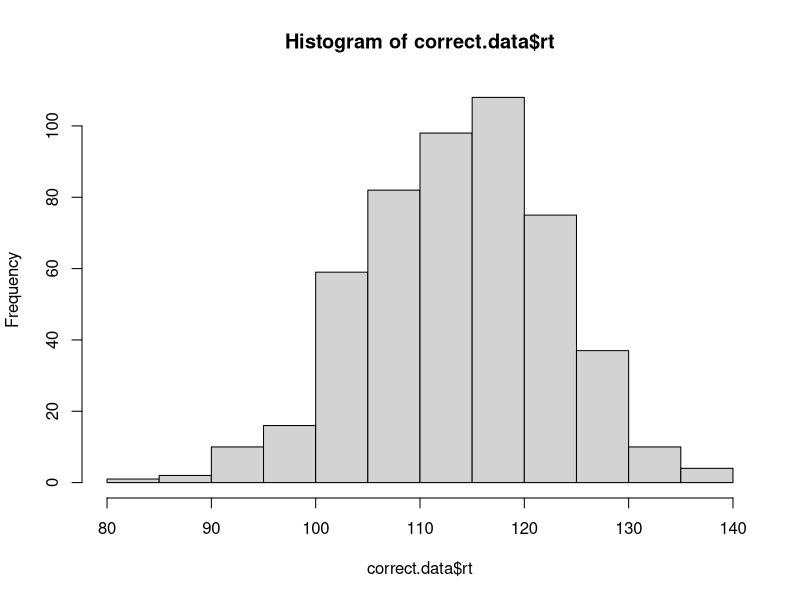
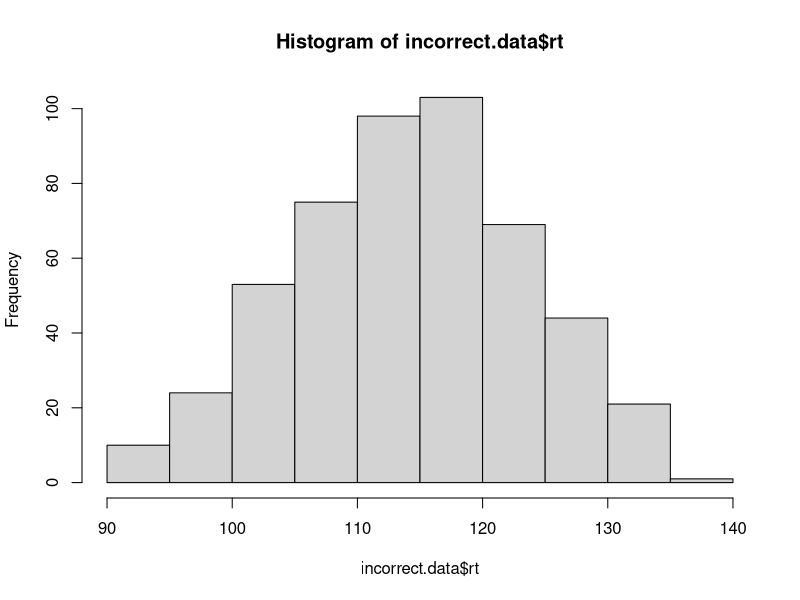

These charts were generated, in order, by the following R code:
# implement the model by filling in the function below
# the model should return a data frame with two columns: correct and rt
# the correct column should be TRUE or FALSE, and rt should contain the
# number of steps it took to reach the criterion.

# note that the function takes four arguments:
# samples is the number of samples to draw from the model
# rate.1 is the evidence accumulation rate for the correct response (default value is 40)
# rate.2 is the evidence accumulation rate for the incorrect response (default value is 40)
# criterion is the threshold for a response (default value is 3)

# one oddity: note that higher values for rate.1 and rate.2 will actually produce slower RTs.
# this is because the rate parameter is controlling the rate of decay of the exponential distribution,
# so faster rates mean that less evidence is likely to accumulate on each step. we could make
# these parameters more intuitive by taking 1/rate.1 and 1/rate.2 as the values to rexp().

#instead of a single value moving to two boundaries, we have two values racing to a single
#boundary. rising at different rates. if both hit, the one with >

accumulator.model <- function(samples, rate.1=40, rate.2=40, criterion=3){
  #moving some the stuff below into the for loop
   rt <- rep(0, samples)
   accuracy <- logical()
  # evidence.1 <- 0
  # evidence.2 <- 0
  for (i in 1: samples){
    evidence.1 <- 0
    evidence.2 <- 0
    while ((evidence.1<criterion) && (evidence.2<criterion)) {
      #need to individualize trial to each evidence
      #trial <- rexp(1, rate = rate.1)
      evidence.1 = rexp(1, rate = rate.1) + evidence.1
      evidence.2 = rexp(1, rate = rate.2) + evidence.2
      rt[i] = rt[i] +1
    }
    #need to rewrite this or
    #turns out it needs to be if one is greater than other not or
    if (evidence.1 > evidence.2){
    #((evidence.1>criterion)||(evidence.2>criterion)){
      accuracy[i] <- TRUE
    }
    else {
      accuracy[i] <- FALSE
    }
  }
  
  output <- data.frame(
    correct = accuracy,
    rt = rt
  )
  
  return(output)
}


# rate <-rexp(1)
# if (rate==abs(rate)){
#   true.eviaccu <- true.eviaccu + rate}
#   else{
#     false.eviaccu <- false.eviaccu + rate

# test the model ####

# if the model is working correctly, then the line below should generate a data frame with 
# 1000 samples and about half of the samples should be correct. the average rt will probably
# be around 112, but might vary from that by a bit.

initial.test <- accumulator.model(1000)
sum(initial.test$correct) / length(initial.test$correct) # should be close to 0.5
mean(initial.test$rt) # should be about 112

# visualize the RT distributions ####

# we can use dplyr to filter the data and visualize the correct and incorrect RT distributions

library(dplyr)

correct.data <- initial.test %>% filter(correct==TRUE)
incorrect.data <- initial.test %>% filter(correct==FALSE)

hist(correct.data$rt)
hist(incorrect.data$rt)
